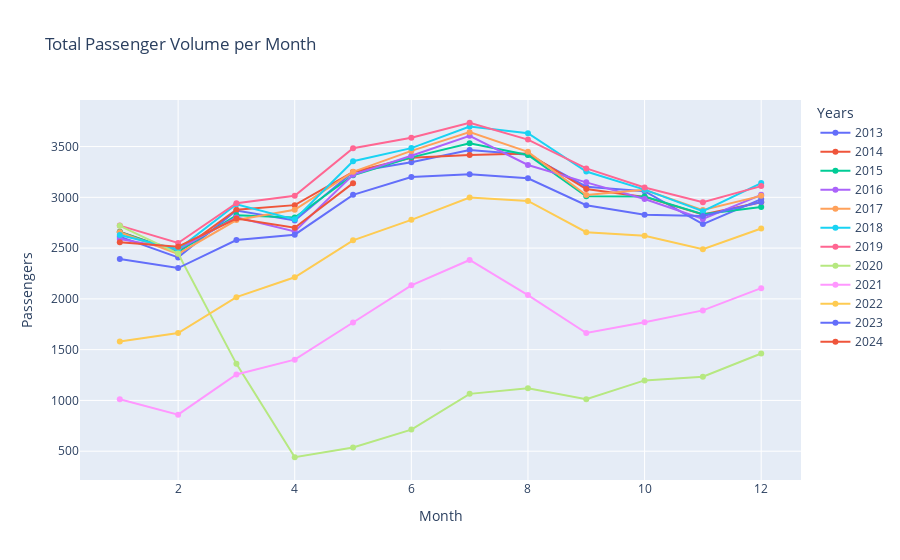

This figure's notebook cell:
### Markdown cell above
Off the bat, seasonality can clearly be seen from Jan 2013 to about Jan 2020. An upwards trend can also be seen during that time frame. As we all know, a major distruption to the aviation industry occured from 2020 to about 2022 due to COVID and impact of that can definitively be seen on the plot. Recovery period can be seen from about 2021 onward and seasonality returning around mid-2022 with an upwards trend.

Since each entry of flight is on a monthly basis, we can break down the plot in detail to monthly.

### Code cell
# total passenger volume each year seen monthly
df_monthly = df.copy()
df_monthly = df_monthly[['MONTH', 'YEAR', 'PASSENGERS']].groupby(['MONTH', 'YEAR']).mean()[['PASSENGERS']].reset_index()
years = df_monthly['YEAR'].unique()

fig = go.Figure()
for y in df_monthly['YEAR'].unique():
    dfy = df_monthly[df_monthly['YEAR']==y]
    fig.add_traces(go.Scatter(x=dfy['MONTH'], y=dfy['PASSENGERS'], mode='lines+markers', name=str(y)))

fig.update_layout(
    yaxis_title="Passengers", 
    xaxis_title="Month",
    legend_title="Years", 
    title="Total Passenger Volume per Month"
)
fig.show()

### Figure 1 — Plotly figure (JSON) as saved in the notebook; plotly's stock layout.template omitted (floating-point values rounded to 4 significant figures)
{"data": [{"mode": "lines+markers", "name": "2013", "type": "scatter", "x": [1, 2, 3, 4, 5, 6, 7, 8, 9, 10, 11, 12], "y": [2613.0, 2409.0, 2870.0, 2772.0, 3250.0, 3345.0, 3465.0, 3419.0, 3104.0, 3060.0, 2737.0, 2983.0]}, {"mode": "lines+markers", "name": "2014", "type": "scatter", "x": [1, 2, 3, 4, 5, 6, 7, 8, 9, 10, 11, 12], "y": [2661.0, 2461.0, 2878.0, 2923.0, 3250.0, 3390.0, 3418.0, 3431.0, 3082.0, 3004.0, 2831.0, 2952.0]}, {"mode": "lines+markers", "name": "2015", "type": "scatter", "x": [1, 2, 3, 4, 5, 6, 7, 8, 9, 10, 11, 12], "y": [2658.0, 2462.0, 2823.0, 2801.0, 3217.0, 3394.0, 3533.0, 3417.0, 3011.0, 3008.0, 2834.0, 2905.0]}, {"mode": "lines+markers", "name": "2016", "type": "scatter", "x": [1, 2, 3, 4, 5, 6, 7, 8, 9, 10, 11, 12], "y": [2589.0, 2487.0, 2802.0, 2664.0, 3221.0, 3409.0, 3606.0, 3318.0, 3148.0, 2983.0, 2787.0, 3025.0]}, {"mode": "lines+markers", "name": "2017", "type": "scatter", "x": [1, 2, 3, 4, 5, 6, 7, 8, 9, 10, 11, 12], "y": [2657.0, 2443.0, 2776.0, 2878.0, 3251.0, 3457.0, 3642.0, 3448.0, 3023.0, 3074.0, 2875.0, 3015.0]}, {"mode": "lines+markers", "name": "2018", "type": "scatter", "x": [1, 2, 3, 4, 5, 6, 7, 8, 9, 10, 11, 12], "y": [2629.0, 2488.0, 2932.0, 2783.0, 3355.0, 3485.0, 3697.0, 3632.0, 3255.0, 3076.0, 2863.0, 3141.0]}, {"mode": "lines+markers", "name": "2019", "type": "scatter", "x": [1, 2, 3, 4, 5, 6, 7, 8, 9, 10, 11, 12], "y": [2722.0, 2550.0, 2942.0, 3015.0, 3484.0, 3586.0, 3734.0, 3569.0, 3285.0, 3097.0, 2951.0, 3110.0]}, {"mode": "lines+markers", "name": "2020", "type": "scatter", "x": [1, 2, 3, 4, 5, 6, 7, 8, 9, 10, 11, 12], "y": [2719.0, 2447.0, 1360.0, 440.4, 535.8, 712.6, 1065.0, 1121.0, 1012.0, 1197.0, 1234.0, 1462.0]}, {"mode": "lines+markers", "name": "2021", "type": "scatter", "x": [1, 2, 3, 4, 5, 6, 7, 8, 9, 10, 11, 12], "y": [1011.0, 859.5, 1255.0, 1402.0, 1767.0, 2133.0, 2383.0, 2037.0, 1664.0, 1770.0, 1887.0, 2106.0]}, {"mode": "lines+markers", "name": "2022", "type": "scatter", "x": [1, 2, 3, 4, 5, 6, 7, 8, 9, 10, 11, 12], "y": [1579.0, 1664.0, 2017.0, 2213.0, 2576.0, 2778.0, 2998.0, 2965.0, 2657.0, 2622.0, 2489.0, 2693.0]}, {"mode": "lines+markers", "name": "2023", "type": "scatter", "x": [1, 2, 3, 4, 5, 6, 7, 8, 9, 10, 11, 12], "y": [2393.0, 2303.0, 2580.0, 2632.0, 3025.0, 3199.0, 3227.0, 3188.0, 2922.0, 2828.0, 2815.0, 2955.0]}, {"mode": "lines+markers", "name": "2024", "type": "scatter", "x": [1, 2, 3, 4, 5], "y": [2557.0, 2514.0, 2791.0, 2701.0, 3140.0]}], "layout": {"legend": {"title": {"text": "Years"}}, "title": {"text": "Total Passenger Volume per Month"}, "xaxis": {"title": {"text": "Month"}}, "yaxis": {"title": {"text": "Passengers"}}}}
